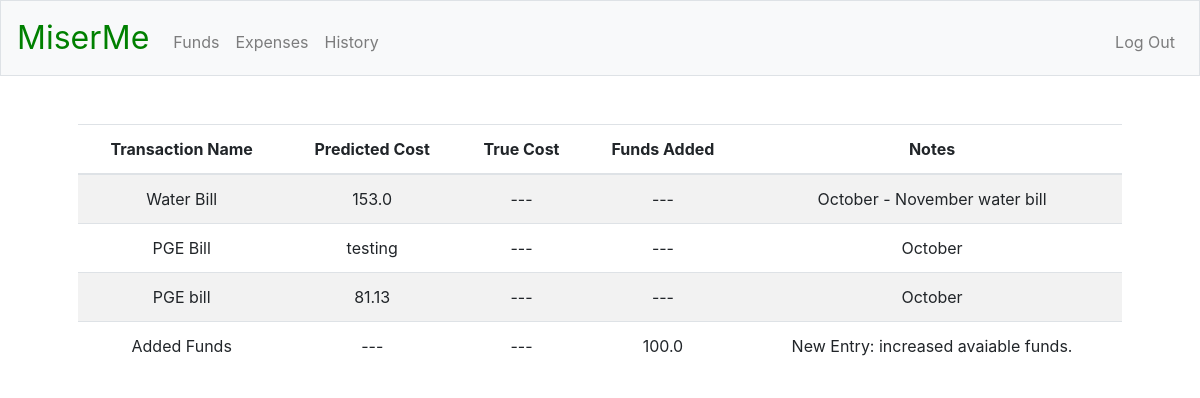
Before: /history (signed in) with the older database file.
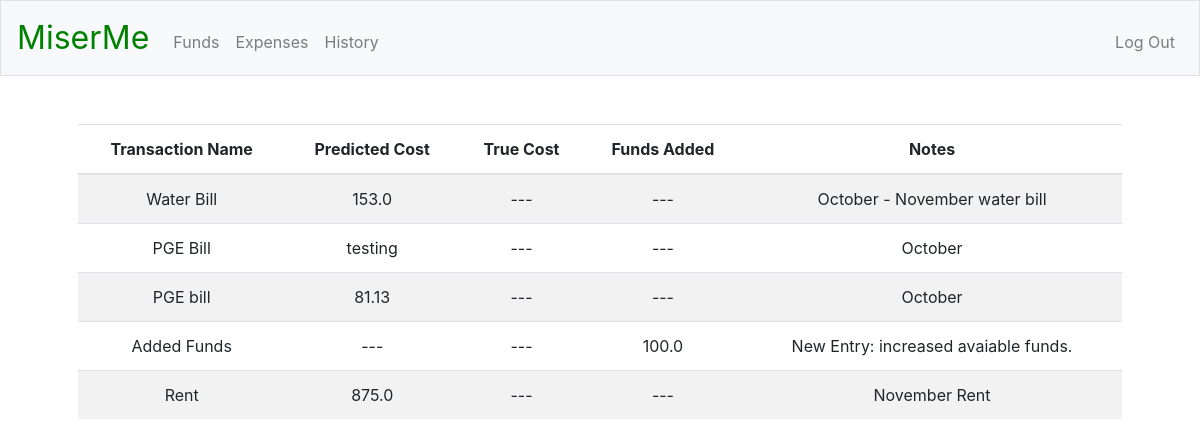
After: the same page with the newer database file.
### tables this page shows
CREATE TABLE history (
history_id INTEGER PRIMARY KEY AUTOINCREMENT NOT NULL,
user_id INTEGER NOT NULL,
txn_name TEXT DEFAULT "---" NOT NULL,
date TEXT DEFAULT "---" NOT NULL,
predicted_cost REAL DEFAULT "---" NOT NULL,
true_cost REAL DEFAULT "---" NOT NULL,
funds_added REAL DEFAULT "---" NOT NULL,
notes VARCHAR(255) DEFAULT "---" NOT NULL,
FOREIGN KEY(user_id) REFERENCES registrants(id));

### app.py (the view)
@app.route("/history")
@login_required
def history():
    c.execute("""
    SELECT txn_name, predicted_cost, true_cost, funds_added, notes FROM history WHERE user_id = :user_id;
    """, {"user_id": session["user_id"]})
    rows = c.fetchall()
    entries = []
    for row in rows:
        entries.append({
            "name": row[0],
            "predict": row[1],
            "true": row[2],
            "funds_added": row[3],
            "notes": row[4]
        })
    return render_template("history.html", entries = entries)

### helpers.py (called while the page is built)
def login_required(f):
    @wraps(f)
    def decorated_functions(*args, **kwargs):
        if session.get("user_id") is None:
            return redirect("/login")
        return f(*args, **kwargs)
    return decorated_functions

### templates/history.html (shortened to what this page needs)
{% extends "layout.html" %}
{% block main %}
    <table class="table table-striped">
        <thead>
            <tr>
                <th>Transaction Name</th>
                <th>Predicted Cost</th>
                <th>True Cost</th>
                <th>Funds Added</th>
                <th>Notes</th>
            </tr>
        </thead>
        <tbody>
            {% for i in entries %}
            <tr>
                <td>{{ i["name"] }}</td>
                <td>{{ i["predict"] }}</td>
                <td>{{ i["true"] }}</td>
                <td>{{ i["funds_added"] }}</td>
                <td>{{ i["notes"] }}</td>
            </tr>
            {% endfor %}
        </tbody>
    </table>
{% endblock %}

Changed rows visible on the page:
added history: name "Rent", predict "875.0", true "---", funds_added "---", notes "November Rent"
